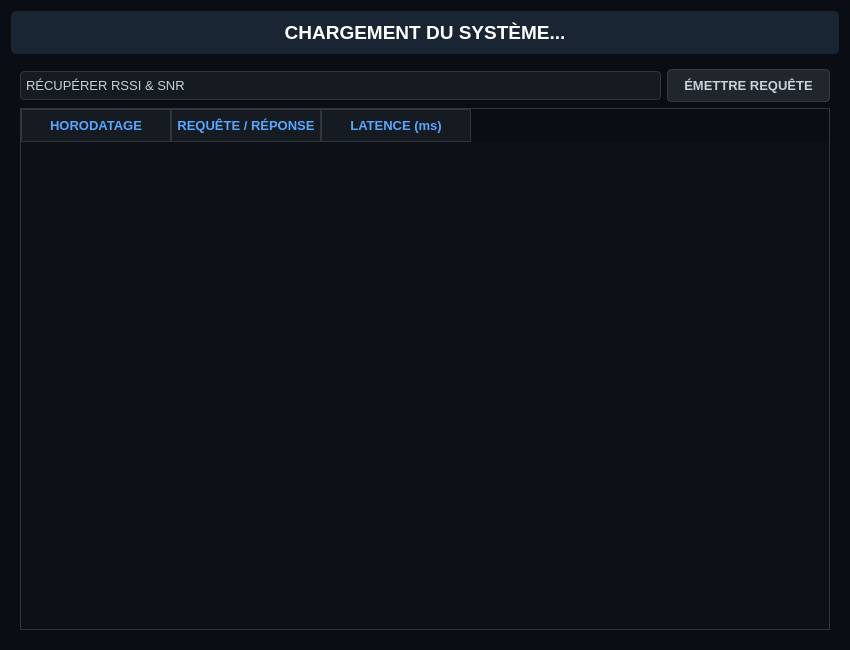
<?xml version="1.0" encoding="UTF-8"?>
<ui version="4.0">
 <class>Widget</class>
 <widget class="QWidget" name="Widget">
  <property name="geometry">
   <rect>
    <x>0</x>
    <y>0</y>
    <width>850</width>
    <height>650</height>
   </rect>
  </property>
  <property name="windowTitle">
   <string>Mission Control - Nacelle Alpha</string>
  </property>
  <property name="styleSheet">
   <string>
/* --- STYLE GLOBAL --- */
QWidget {
    background-color: #0a0e14;
    color: #d1d1d1;
    font-family: 'Segoe UI', 'Consolas', monospace;
    font-size: 10pt;
}

/* --- BANDEAU D'ÉTAT DYNAMIQUE --- */
QLabel#lbl_status_vol {
    padding: 10px;
    font-weight: bold;
    font-size: 14pt;
    color: white;
    background-color: #1a2533; 
    border-radius: 5px;
    qproperty-alignment: 'AlignCenter';
}
QLabel#lbl_status_vol[status=&quot;ASCENSION&quot;] { background-color: #007bff; }
QLabel#lbl_status_vol[status=&quot;BURST&quot;] { background-color: #ff0000; border: 2px solid white; }
QLabel#lbl_status_vol[status=&quot;LANDING&quot;] { background-color: #28a745; }

/* --- ONGLETS (TABS) --- */
QTabWidget::pane { border: 2px solid #1a2533; top: -1px; background-color: #0f141d; }
QTabBar::tab { background: #161b22; color: #58a6ff; padding: 10px 30px; border: 1px solid #1a2533; border-bottom: none; margin-right: 2px; }
QTabBar::tab:selected { background: #0f141d; color: #00ffcc; border: 2px solid #00ffcc; border-bottom: 2px solid #0f141d; font-weight: bold; }

/* --- CADRES DE DONNÉES (GROUPBOX) --- */
QGroupBox { border: 1px solid #1a2533; border-top: 3px solid #00ffcc; border-radius: 5px; margin-top: 20px; background-color: #121922; }
QGroupBox::title { subcontrol-origin: margin; left: 10px; padding: 0 10px; color: #00ffcc; text-transform: uppercase; font-weight: bold; letter-spacing: 1px; }

/* --- LABELS DE TÉLÉMÉTRIE --- */
QLabel#lbl_val_rssi, QLabel#lbl_val_snr, QLabel#lbl_val_temp_int, QLabel#lbl_val_temp_ext, QLabel#lbl_val_pres, QLabel#lbl_val_hum { color: #ffffff; font-weight: bold; }

/* --- TABLEAU (LOGS) --- */
QTableWidget { background-color: #0d1117; alternate-background-color: #161b22; gridline-color: #21262d; color: #c9d1d9; border: 1px solid #30363d; selection-background-color: #00ffcc; selection-color: #0a0e14; }
QHeaderView::section { background-color: #161b22; color: #58a6ff; padding: 6px; border: 1px solid #30363d; font-weight: bold; }

/* --- BOUTONS --- */
QPushButton { background-color: #21262d; color: #c9d1d9; border: 1px solid #363b42; border-radius: 4px; padding: 8px 16px; font-weight: bold; }
QPushButton:hover { background-color: #30363d; border: 1px solid #00ffcc; color: #00ffcc; }
QPushButton:pressed { background-color: #00ffcc; color: #0a0e14; }
QPushButton#btn_generer_video { background-color: #3e1a1a; color: #ff6666; border: 1px solid #662222; }
QPushButton#btn_generer_video:hover { background-color: #662222; color: white; }

/* --- MENU DÉROULANT (COMBOBOX) --- */
QComboBox { background-color: #161b22; border: 1px solid #30363d; border-radius: 4px; padding: 5px; color: #c9d1d9; }
QComboBox::drop-down { border: none; }
   </string>
  </property>
  <layout class="QVBoxLayout" name="mainLayout">
   <item>
    <widget class="QLabel" name="lbl_status_vol">
     <property name="font">
      <font>
       <family>Segoe UI</family>
       <pointsize>14</pointsize>
       <italic>false</italic>
       <bold>true</bold>
       <underline>false</underline>
       <strikeout>false</strikeout>
       <kerning>true</kerning>
      </font>
     </property>
     <property name="text">
      <string>CHARGEMENT DU SYSTÈME...</string>
     </property>
     <property name="alignment">
      <set>Qt::AlignmentFlag::AlignCenter</set>
     </property>
     <property name="status" stdset="0">
      <string>ASCENSION</string>
     </property>
    </widget>
   </item>
   <item>
    <widget class="QStackedWidget" name="stackedWidget">
     <property name="font">
      <font>
       <family>Segoe UI</family>
       <pointsize>10</pointsize>
       <bold>false</bold>
      </font>
     </property>
     <widget class="QWidget" name="stackedWidgetPage1" native="true">
      <layout class="QVBoxLayout" name="verticalLayout_req">
       <item>
        <layout class="QHBoxLayout" name="horizontalLayout_send">
         <item>
          <widget class="QComboBox" name="combo_requetes">
           <property name="sizePolicy">
            <sizepolicy hsizetype="Expanding" vsizetype="Fixed">
             <horstretch>0</horstretch>
             <verstretch>0</verstretch>
            </sizepolicy>
           </property>
           <item>
            <property name="text">
             <string>RÉCUPÉRER RSSI &amp; SNR</string>
            </property>
           </item>
          </widget>
         </item>
         <item>
          <widget class="QPushButton" name="btn_envoyer">
           <property name="text">
            <string>ÉMETTRE REQUÊTE</string>
           </property>
          </widget>
         </item>
        </layout>
       </item>
       <item>
        <widget class="QTableWidget" name="table_requetes">
         <property name="editTriggers">
          <set>QAbstractItemView::EditTrigger::NoEditTriggers</set>
         </property>
         <property name="selectionBehavior">
          <enum>QAbstractItemView::SelectionBehavior::SelectRows</enum>
         </property>
         <attribute name="horizontalHeaderCascadingSectionResizes">
          <bool>false</bool>
         </attribute>
         <attribute name="horizontalHeaderDefaultSectionSize">
          <number>150</number>
         </attribute>
         <attribute name="horizontalHeaderHighlightSections">
          <bool>true</bool>
         </attribute>
         <column>
          <property name="text">
           <string>HORODATAGE</string>
          </property>
         </column>
         <column>
          <property name="text">
           <string>REQUÊTE / RÉPONSE</string>
          </property>
         </column>
         <column>
          <property name="text">
           <string>LATENCE (ms)</string>
          </property>
         </column>
        </widget>
       </item>
      </layout>
     </widget>
     <widget class="QWidget" name="stackedWidgetPage2" native="true">
      <widget class="QGroupBox" name="group_temp_int">
       <property name="geometry">
        <rect>
         <x>230</x>
         <y>10</y>
         <width>211</width>
         <height>181</height>
        </rect>
       </property>
       <property name="title">
        <string>TEMPÉRATURE INTERNE</string>
       </property>
       <layout class="QVBoxLayout">
        <item>
         <widget class="QLabel" name="lbl_val_temp_int">
          <property name="font">
           <font>
            <family>Segoe UI</family>
            <pointsize>10</pointsize>
            <bold>true</bold>
           </font>
          </property>
          <property name="text">
           <string>-- °C</string>
          </property>
          <property name="alignment">
           <set>Qt::AlignmentFlag::AlignCenter</set>
          </property>
         </widget>
        </item>
       </layout>
      </widget>
      <widget class="QGroupBox" name="group_pres">
       <property name="geometry">
        <rect>
         <x>10</x>
         <y>200</y>
         <width>211</width>
         <height>181</height>
        </rect>
       </property>
       <property name="title">
        <string>PRESSION ATMOSPHÉRIQUE</string>
       </property>
       <layout class="QVBoxLayout">
        <item>
         <widget class="QLabel" name="lbl_val_pres">
          <property name="font">
           <font>
            <family>Segoe UI</family>
            <pointsize>10</pointsize>
            <bold>true</bold>
           </font>
          </property>
          <property name="text">
           <string>-- hPa</string>
          </property>
          <property name="alignment">
           <set>Qt::AlignmentFlag::AlignCenter</set>
          </property>
         </widget>
        </item>
       </layout>
      </widget>
      <widget class="QGroupBox" name="group_temp_ext">
       <property name="geometry">
        <rect>
         <x>10</x>
         <y>10</y>
         <width>211</width>
         <height>181</height>
        </rect>
       </property>
       <property name="title">
        <string>TEMPÉRATURE EXTERNE</string>
       </property>
       <layout class="QVBoxLayout">
        <item>
         <widget class="QLabel" name="lbl_val_temp_ext">
          <property name="font">
           <font>
            <family>Segoe UI</family>
            <pointsize>10</pointsize>
            <bold>true</bold>
           </font>
          </property>
          <property name="text">
           <string>-- °C</string>
          </property>
          <property name="alignment">
           <set>Qt::AlignmentFlag::AlignCenter</set>
          </property>
         </widget>
        </item>
       </layout>
      </widget>
      <widget class="QGroupBox" name="group_humi">
       <property name="geometry">
        <rect>
         <x>230</x>
         <y>200</y>
         <width>211</width>
         <height>181</height>
        </rect>
       </property>
       <property name="title">
        <string>HUMIDITÉ</string>
       </property>
       <layout class="QVBoxLayout">
        <item>
         <widget class="QLabel" name="lbl_val_hum">
          <property name="font">
           <font>
            <family>Segoe UI</family>
            <pointsize>10</pointsize>
            <bold>true</bold>
           </font>
          </property>
          <property name="text">
           <string>-- %</string>
          </property>
          <property name="alignment">
           <set>Qt::AlignmentFlag::AlignCenter</set>
          </property>
         </widget>
        </item>
       </layout>
      </widget>
     </widget>
     <widget class="QWidget" name="stackedWidgetPage3" native="true">
      <layout class="QVBoxLayout" name="verticalLayout_img">
       <item>
        <widget class="QGroupBox" name="group_last_img">
         <property name="title">
          <string>DERNIÈRE CAPTURE [ EN ATTENTE DU SIGNAL... ]</string>
         </property>
         <layout class="QVBoxLayout" name="verticalLayout_img_main">
          <item>
           <widget class="QLabel" name="lbl_image_principale">
            <property name="sizePolicy">
             <sizepolicy hsizetype="Expanding" vsizetype="Expanding">
              <horstretch>0</horstretch>
              <verstretch>0</verstretch>
             </sizepolicy>
            </property>
            <property name="frameShape">
             <enum>QFrame::Shape::Box</enum>
            </property>
            <property name="text">
             <string>[ AUCUN SIGNAL VIDÉO DÉTECTÉ ]</string>
            </property>
            <property name="alignment">
             <set>Qt::AlignmentFlag::AlignCenter</set>
            </property>
           </widget>
          </item>
         </layout>
        </widget>
       </item>
       <item>
        <widget class="QGroupBox" name="group_prev_imgs">
         <property name="maximumSize">
          <size>
           <width>16777215</width>
           <height>150</height>
          </size>
         </property>
         <property name="title">
          <string>CACHE TAMPON (HISTORIQUE RÉCENT)</string>
         </property>
         <layout class="QHBoxLayout" name="horizontalLayout_prev_img">
          <item>
           <widget class="QLabel" name="lbl_img_prev1">
            <property name="frameShape">
             <enum>QFrame::Shape::Box</enum>
            </property>
            <property name="text">
             <string>IMG T-1</string>
            </property>
            <property name="alignment">
             <set>Qt::AlignmentFlag::AlignCenter</set>
            </property>
           </widget>
          </item>
          <item>
           <widget class="QLabel" name="lbl_img_prev2">
            <property name="frameShape">
             <enum>QFrame::Shape::Box</enum>
            </property>
            <property name="text">
             <string>IMG T-2</string>
            </property>
            <property name="alignment">
             <set>Qt::AlignmentFlag::AlignCenter</set>
            </property>
           </widget>
          </item>
          <item>
           <widget class="QLabel" name="lbl_img_prev3">
            <property name="frameShape">
             <enum>QFrame::Shape::Box</enum>
            </property>
            <property name="text">
             <string>IMG T-3</string>
            </property>
            <property name="alignment">
             <set>Qt::AlignmentFlag::AlignCenter</set>
            </property>
           </widget>
          </item>
         </layout>
        </widget>
       </item>
       <item>
        <widget class="QPushButton" name="btn_generer_video">
         <property name="minimumSize">
          <size>
           <width>0</width>
           <height>40</height>
          </size>
         </property>
         <property name="text">
          <string>COMPILER SÉQUENCE VIDÉO</string>
         </property>
        </widget>
       </item>
      </layout>
     </widget>
    </widget>
   </item>
  </layout>
 </widget>
 <resources/>
 <connections/>
</ui>
